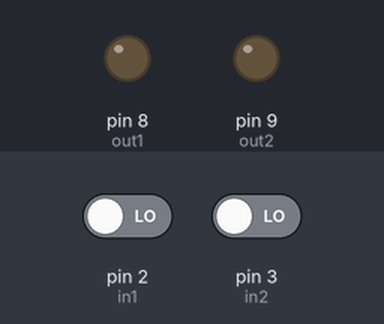
Recording of a sketch running on a simulated Arduino Uno, built with avr-gcc and run on an emulated ATmega328P. On the bench: output pins drawn as LEDs (lit = HIGH). Inputs (shaded band) come from the test bench; at power-on: pin 2 (in1) LOW, pin 3 (in2) LOW.

Above: at 1.2 s.
1.3 s: pin 2 (in1) driven HIGH
At 2.5 s:
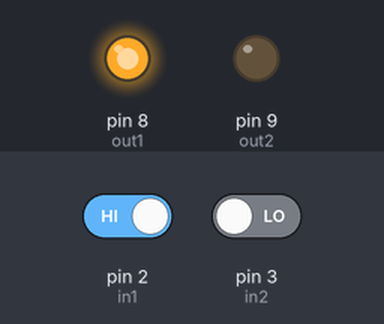
2.8 s: pin 3 (in2) driven HIGH
At 3.6 s:
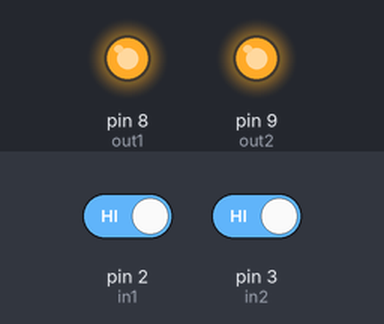
4.3 s: pin 2 (in1) driven LOW
At 4.8 s:
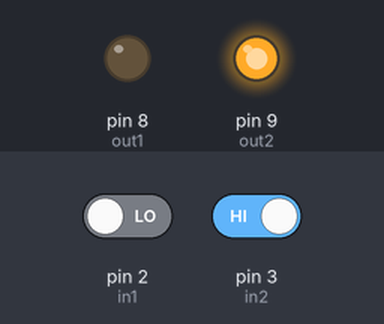
5.8 s: pin 3 (in2) driven LOW
At 7.1 s:
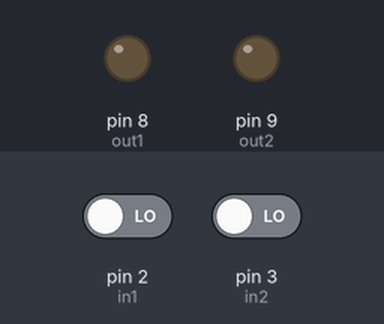
Timing chart, 0 to 8.3 s (numbered marks = the images above; inputs shaded):
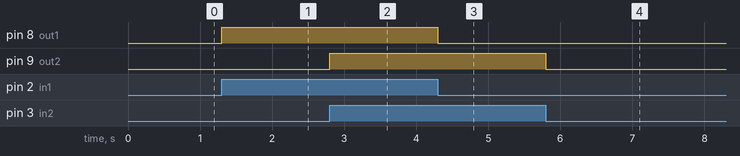

The sketch:

button.ino
```cpp
#define in1 2
#define in2 3
#define out1 8
#define out2 9

void setup() {
  pinMode(in1, INPUT);
  pinMode(in2, INPUT);
  pinMode(out1, OUTPUT);
  pinMode(out2, OUTPUT);
}

void loop(){
  digitalWrite(out1, digitalRead(in1));
  digitalWrite(out2, digitalRead(in2));
}
```

Measured:
- after the input at 1.3 s, pin 8 (out1): LOW → HIGH at once
- after the input at 2.8 s, pin 9 (out2): LOW → HIGH at once
- after the input at 4.3 s, pin 8 (out1): HIGH → LOW at once
- after the input at 5.8 s, pin 9 (out2): HIGH → LOW at once
